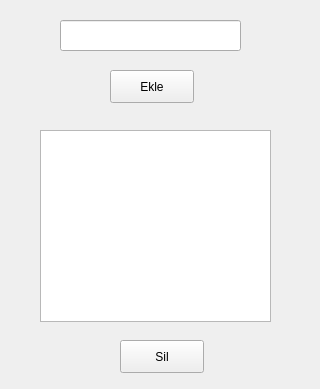
<?xml version="1.0" encoding="UTF-8"?>
<ui version="4.0">
 <class>mentionlar</class>
 <widget class="QWidget" name="mentionlar">
  <property name="geometry">
   <rect>
    <x>0</x>
    <y>0</y>
    <width>320</width>
    <height>389</height>
   </rect>
  </property>
  <property name="windowTitle">
   <string>Tweetler</string>
  </property>
  <widget class="QListWidget" name="listWidget">
   <property name="geometry">
    <rect>
     <x>40</x>
     <y>130</y>
     <width>231</width>
     <height>192</height>
    </rect>
   </property>
   <property name="locale">
    <locale language="Turkish" country="Turkey"/>
   </property>
   <property name="editTriggers">
    <set>QAbstractItemView::AllEditTriggers</set>
   </property>
   <property name="dragEnabled">
    <bool>true</bool>
   </property>
   <property name="dragDropOverwriteMode">
    <bool>true</bool>
   </property>
   <property name="sortingEnabled">
    <bool>true</bool>
   </property>
  </widget>
  <widget class="QLineEdit" name="lineEdit">
   <property name="geometry">
    <rect>
     <x>60</x>
     <y>20</y>
     <width>181</width>
     <height>31</height>
    </rect>
   </property>
  </widget>
  <widget class="QPushButton" name="pushButton">
   <property name="geometry">
    <rect>
     <x>110</x>
     <y>70</y>
     <width>84</width>
     <height>33</height>
    </rect>
   </property>
   <property name="text">
    <string>Ekle</string>
   </property>
  </widget>
  <widget class="QPushButton" name="pushButton_3">
   <property name="geometry">
    <rect>
     <x>120</x>
     <y>340</y>
     <width>84</width>
     <height>33</height>
    </rect>
   </property>
   <property name="text">
    <string>Sil</string>
   </property>
  </widget>
 </widget>
 <resources/>
 <connections/>
</ui>
